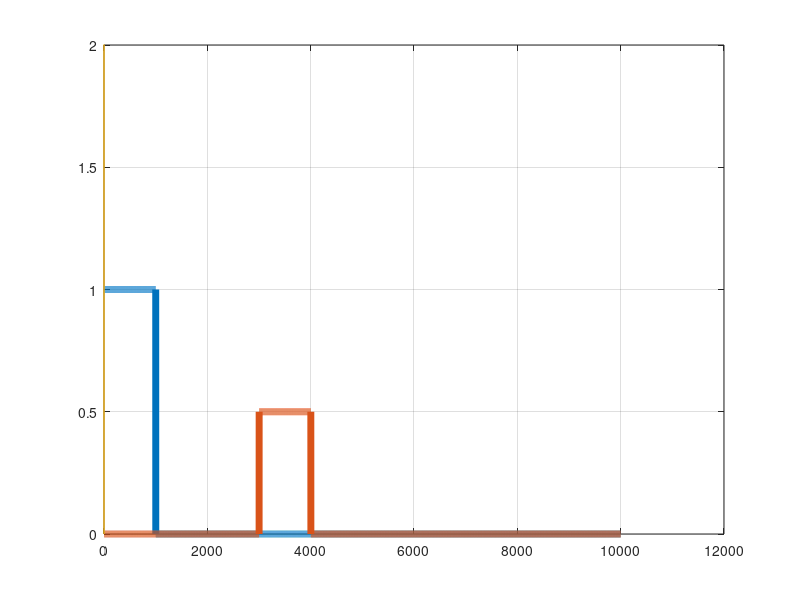

Reproduce this figure in MATLAB.
clc
close all;
clear;
ts = 1e-9; T = 1e-5; tau = 1e-6; C = 299792458;R=450;
t = 0:ts:T;
tlen = length(t)
N = round(tau / ts)
se = zeros(1, length(t));
se(1:tau / ts + 1) = 1;
figure;
plot(se, 'LineWidth', 5)
ylim([0, 2]);
hold on
td = 2 * R / C
sr = zeros(1, length(t));
sr(td / ts + 1:td / ts + tau / ts + 1) = 0.5;
plot(sr, 'LineWidth', 5)
ro = zeros(1, tlen);
tmp = zeros(1, tlen);
tmp(1:1 + N - 1) = 1;
ro = conv(sr, tmp);
ro = ro(1:10001);
[mx, pos] = max(ro);
pos = pos - N;
plot(t, ro)
my_td = t(pos)
my_R = C * my_td / 2
grid on